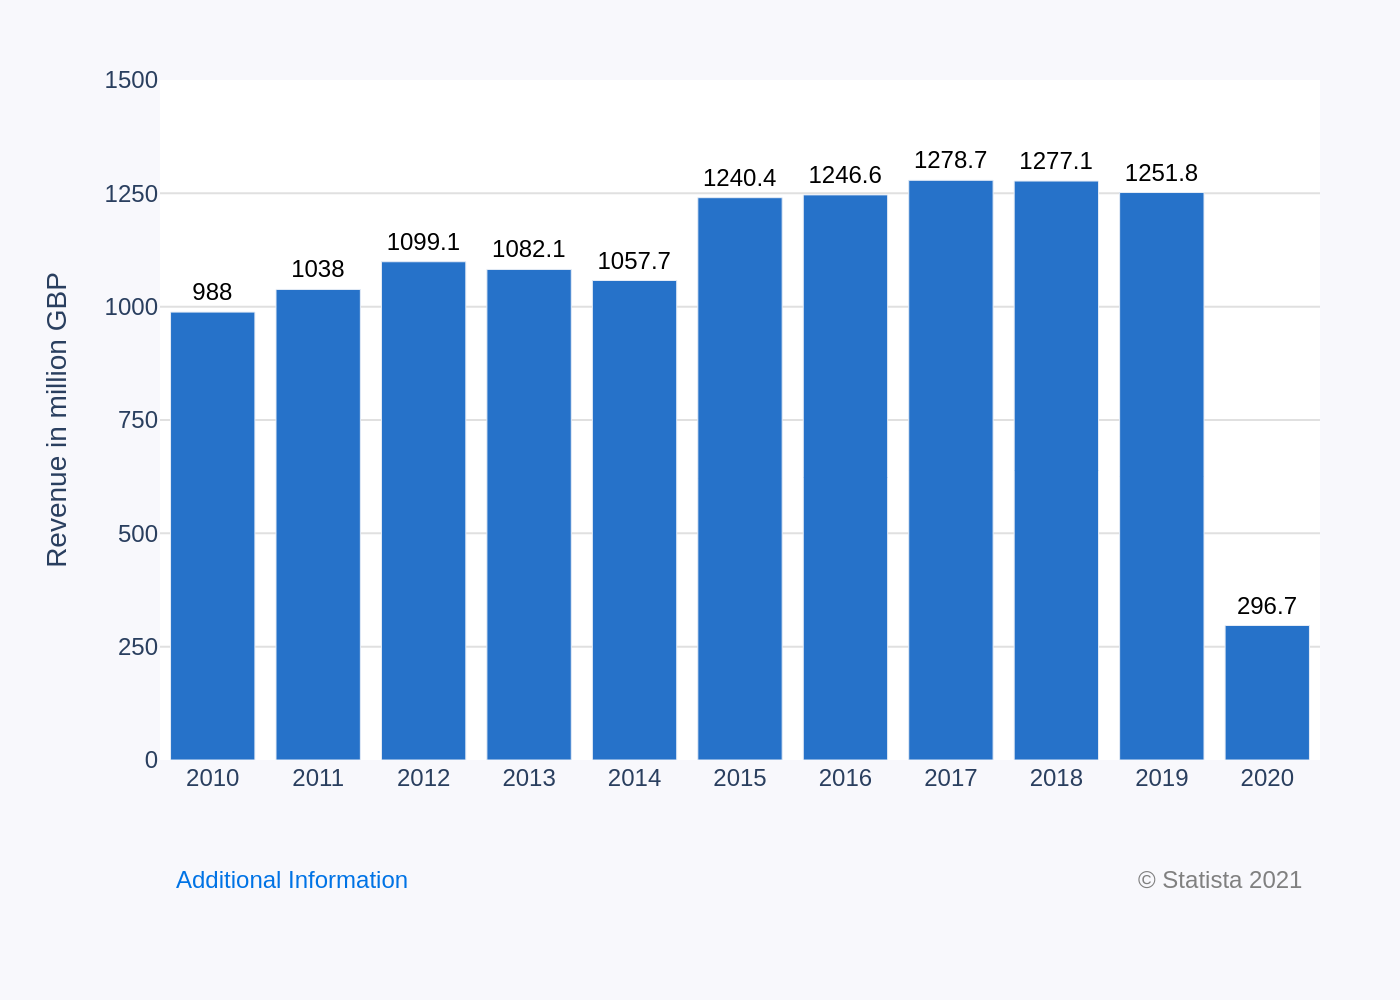

Source code (Python):
import sys
import json
import plotly.graph_objects as go

if len(sys.argv) != 2:
    print("Usage: python create_chart.py <path_to_json_file>")
    sys.exit(1)

json_path = sys.argv[1]

with open(json_path, 'r', encoding='utf-8') as f:
    config = json.load(f)

chart_data = config['chart_data']
texts = config['texts']
colors = config['colors']

x_values = [item['x'] for item in chart_data]
y_values = [item['y'] for item in chart_data]

fig = go.Figure()

fig.add_trace(go.Bar(
    x=x_values,
    y=y_values,
    marker_color=colors[0],
    text=[str(y) for y in y_values],
    textposition='outside',
    textfont=dict(color='black', size=12),
    cliponaxis=False
))

annotations = []
if texts.get('source'):
    annotations.append(
        dict(
            xref="paper", yref="paper",
            x=0.99, y=-0.15,
            xanchor="right", yanchor="top",
            text=texts['source'],
            showarrow=False,
            font=dict(family="Arial", size=12, color="grey")
        )
    )
if texts.get('note'):
    annotations.append(
        dict(
            xref="paper", yref="paper",
            x=0.01, y=-0.15,
            xanchor="left", yanchor="top",
            text=texts['note'],
            showarrow=False,
            font=dict(family="Arial", size=12, color="#0073e5")
        )
    )

fig.update_layout(
    font_family="Arial",
    plot_bgcolor='white',
    paper_bgcolor='rgb(248, 248, 252)',
    yaxis=dict(
        title=texts['y_axis_title'],
        range=[0, 1500],
        dtick=250,
        gridcolor='#e0e0e0',
        zeroline=False
    ),
    xaxis=dict(
        title=texts['x_axis_title'],
        tickvals=x_values,
        tickfont=dict(size=12),
        showgrid=False
    ),
    showlegend=False,
    margin=dict(l=80, r=40, t=40, b=120),
    annotations=annotations
)

base_filename = json_path.rsplit('.', 1)[0]
output_filename = f"{base_filename}.png"

fig.write_image(output_filename, scale=2)

print(f"Chart saved to {output_filename}")
